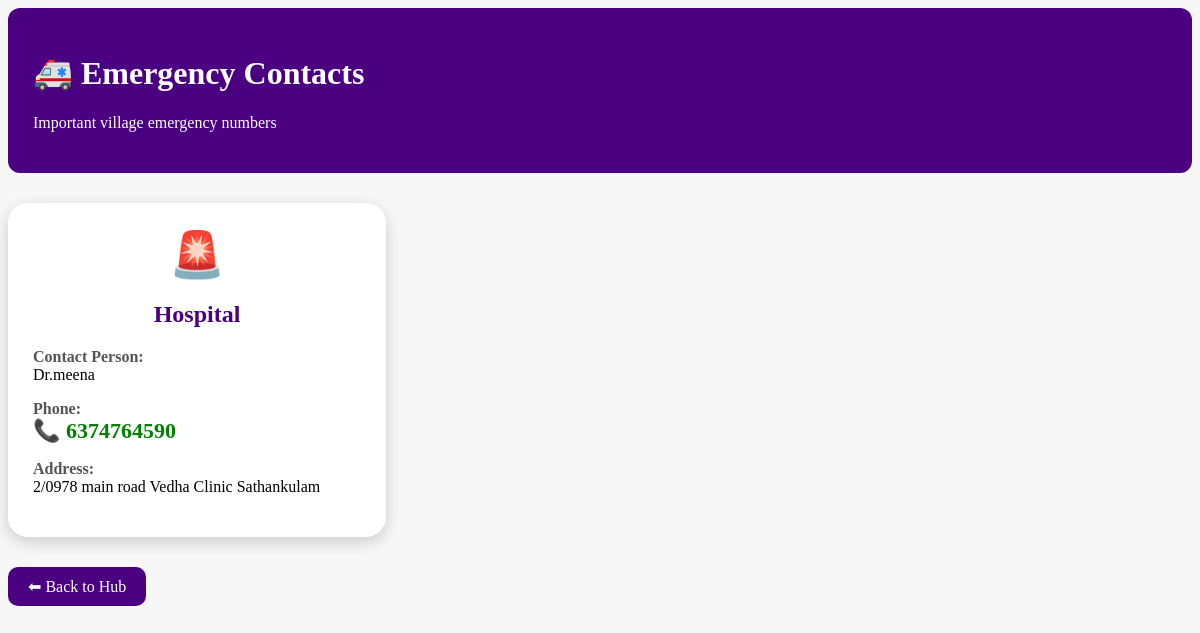
Screenshot of /citizen/village_hub/emergency_contacts.php with the database file from the repository.
### tables this page shows
CREATE TABLE `emergency_contacts` (
  `id` int(11) NOT NULL,
  `department` varchar(100) NOT NULL,
  `contact_person` varchar(100) DEFAULT NULL,
  `phone` varchar(20) NOT NULL,
  `address` text DEFAULT NULL
);

### citizen/village_hub/emergency_contacts.php (the view, shortened to what this page needs)
<?php
include("../../db.php");
$result = $conn->query("SELECT * FROM emergency_contacts ORDER BY id DESC");
?>
<!DOCTYPE html>
<html>
<head>
</head>
<body>
<div class="header">
<h1>🚑 Emergency Contacts</h1>
<p>Important village emergency numbers</p>
</div>
<div class="container">
<?php
if($result && $result->num_rows>0)
{
while($row=$result->fetch_assoc())
{
?>
<div class="card">
<div class="icon">
🚨
</div>
<h2>
<?php echo $row['department']; ?>
</h2>
<div class="info">
<p>
<span class="label">
Contact Person:
</span>
<br>
<?php echo $row['contact_person']; ?>
</p>
<p>
<span class="label">
Phone:
</span>
<br>
<span class="phone">
📞 <?php echo $row['phone']; ?>
</span>
</p>
<p>
<span class="label">
Address:
</span>
<br>
<?php echo $row['address']; ?>
</p>
</div>
</div>
<?php
}
}
?>
</div>
<a class="back" href="village_hub_dashboard.php">
⬅ Back to Hub
</a>
</body>
</html>

### citizen/village_hub/emergency_contacts.php (style rules this page uses)
body { font-family:'Playfair Display',serif; background:#f7f7f7; }
.header { background:indigo; color:white; padding:25px; border-radius:12px; }
.container { margin-top:30px; display:grid; grid-template-columns:repeat(3,1fr); gap:25px; }
.card { background:white; padding:25px; border-radius:20px; box-shadow:0 5px 15px #ccc; transition:.3s; }
.icon { font-size:45px; text-align:center; }
h2 { color:indigo; text-align:center; }
.info { margin-top:20px; }
.label { font-weight:bold; color:#555; }
.phone { font-size:22px; color:green; font-weight:bold; }
.back { display:inline-block; margin-top:30px; padding:10px 20px; background:indigo; color:white; text-decoration:none; border-radius:10px; }

### rows the page displays
emergency_contacts: department "Hospital", contact_person "Dr.meena", phone "6374764590", address "2/0978 main road Vedha Clinic Sathankulam"
